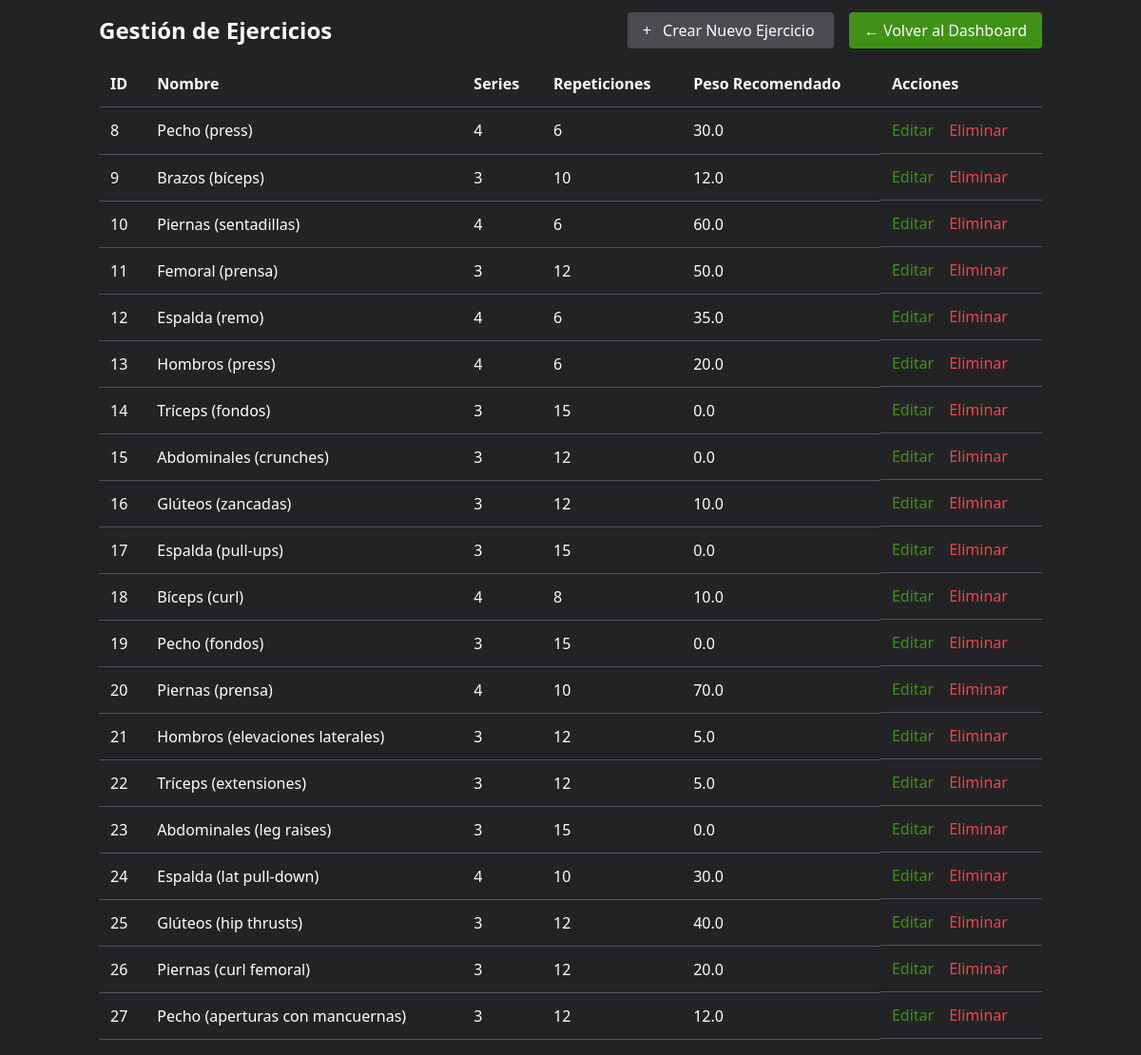
The app's page /ejercicios/ (signed in) with its own data.
### accounts/models.py (models this page shows, shortened)
class Ejercicio(models.Model):
    administrador = models.ForeignKey(
        User,
        on_delete=models.SET_NULL,
        null=True,
        blank=True,
        related_name='ejercicios_creados'
    )
    nombre = models.CharField(max_length=100)
    series = models.IntegerField()
    repeticiones = models.IntegerField()
    peso_recomendado = models.FloatField()

### accounts/views.py (the view)
# urls.py: path('ejercicios/', views.ejercicio_list, name='ejercicio_list'),
@login_required
@superadmin_required
def ejercicio_list(request):
    ejercicios = Ejercicio.objects.all()
    return render(request, 'accounts/ejercicio_list.html', {'ejercicios': ejercicios})

### accounts/templates/accounts/ejercicio_list.html (shortened to what this page needs)
<!DOCTYPE html>
<html lang="en">
  <head>
    <script src="https://cdn.tailwindcss.com"></script>
  </head>
  <body class="bg-dark-main text-white min-h-screen">
    <div class="container mx-auto p-4">
      <div class="flex justify-between items-center mb-4">
        <h2 class="text-2xl font-bold">Gestión de Ejercicios</h2>
        <div>
          <a
            href="{% url 'create_ejercicio' %}"
            class="bg-accent text-white px-4 py-2 rounded hover:bg-gray-700"
          >
            <span class="mr-2">+</span> Crear Nuevo Ejercicio
          </a>
          <a
            href="{% url 'admin_dashboard' %}"
            class="bg-bt text-white px-4 py-2 rounded hover:bg-green-700 ml-4"
          >
            ← Volver al Dashboard
          </a>
        </div>
      </div>
      <table class="w-full text-left border-collapse">
        <thead>
          <tr class="bg-dark-secondary">
            <th class="p-3 border-b border-gray-600">ID</th>
            <th class="p-3 border-b border-gray-600">Nombre</th>
            <th class="p-3 border-b border-gray-600">Series</th>
            <th class="p-3 border-b border-gray-600">Repeticiones</th>
            <th class="p-3 border-b border-gray-600">Peso Recomendado</th>
            <th class="p-3 border-b border-gray-600">Acciones</th>
          </tr>
        </thead>
        <tbody>
          {% for ejercicio in ejercicios %}
          <tr class="hover:bg-gray-700">
            <td class="p-3 border-b border-gray-600">{{ ejercicio.id }}</td>
            <td class="p-3 border-b border-gray-600">{{ ejercicio.nombre }}</td>
            <td class="p-3 border-b border-gray-600">{{ ejercicio.series }}</td>
            <td class="p-3 border-b border-gray-600">
              {{ ejercicio.repeticiones }}
            </td>
            <td class="p-3 border-b border-gray-600">
              {{ ejercicio.peso_recomendado }}
            </td>
            <td class="p-3 border-b border-gray-600 flex space-x-4">
              <a
                href="{% url 'update_ejercicio' ejercicio.id %}"
                class="text-accent hover:underline flex items-center"
              >
                Editar
              </a>
              <a
                href="{% url 'delete_ejercicio' ejercicio.id %}"
                class="text-red-500 hover:underline flex items-center"
              >
                Eliminar
              </a>
            </td>
          </tr>
          {% endfor %}
        </tbody>
      </table>
    </div>
  </body>
</html>

### accounts/templates/accounts/ejercicio_list.html (style rules this page uses)
.bg-accent { background-color: #4b4b51; }
.bg-bt { background-color: #3f9216; }
.bg-dark-main { background-color: #232325; }
.bg-dark-secondary { background-color: #242426; }
.text-accent { color: #3f9216; }

### records on screen
Ejercicio: id "8", nombre "Pecho (press)", series "4", repeticiones "6", peso_recomendado "30.0"
Ejercicio: id "9", nombre "Brazos (bíceps)", series "3", repeticiones "10", peso_recomendado "12.0"
Ejercicio: id "10", nombre "Piernas (sentadillas)", series "4", repeticiones "6", peso_recomendado "60.0"
Ejercicio: id "11", nombre "Femoral (prensa)", series "3", repeticiones "12", peso_recomendado "50.0"
Ejercicio: id "12", nombre "Espalda (remo)", series "4", repeticiones "6", peso_recomendado "35.0"
Ejercicio: id "13", nombre "Hombros (press)", series "4", repeticiones "6", peso_recomendado "20.0"
Ejercicio: id "14", nombre "Tríceps (fondos)", series "3", repeticiones "15", peso_recomendado "0.0"
Ejercicio: id "15", nombre "Abdominales (crunches)", series "3", repeticiones "12", peso_recomendado "0.0"
Ejercicio: id "16", nombre "Glúteos (zancadas)", series "3", repeticiones "12", peso_recomendado "10.0"
Ejercicio: id "17", nombre "Espalda (pull-ups)", series "3", repeticiones "15", peso_recomendado "0.0"
Ejercicio: id "18", nombre "Bíceps (curl)", series "4", repeticiones "8", peso_recomendado "10.0"
Ejercicio: id "19", nombre "Pecho (fondos)", series "3", repeticiones "15", peso_recomendado "0.0"
Ejercicio: id "20", nombre "Piernas (prensa)", series "4", repeticiones "10", peso_recomendado "70.0"
Ejercicio: id "21", nombre "Hombros (elevaciones laterales)", series "3", repeticiones "12", peso_recomendado "5.0"
Ejercicio: id "22", nombre "Tríceps (extensiones)", series "3", repeticiones "12", peso_recomendado "5.0"
Ejercicio: id "23", nombre "Abdominales (leg raises)", series "3", repeticiones "15", peso_recomendado "0.0"
Ejercicio: id "24", nombre "Espalda (lat pull-down)", series "4", repeticiones "10", peso_recomendado "30.0"
Ejercicio: id "25", nombre "Glúteos (hip thrusts)", series "3", repeticiones "12", peso_recomendado "40.0"
Ejercicio: id "26", nombre "Piernas (curl femoral)", series "3", repeticiones "12", peso_recomendado "20.0"
Ejercicio: id "27", nombre "Pecho (aperturas con mancuernas)", series "3", repeticiones "12", peso_recomendado "12.0"
